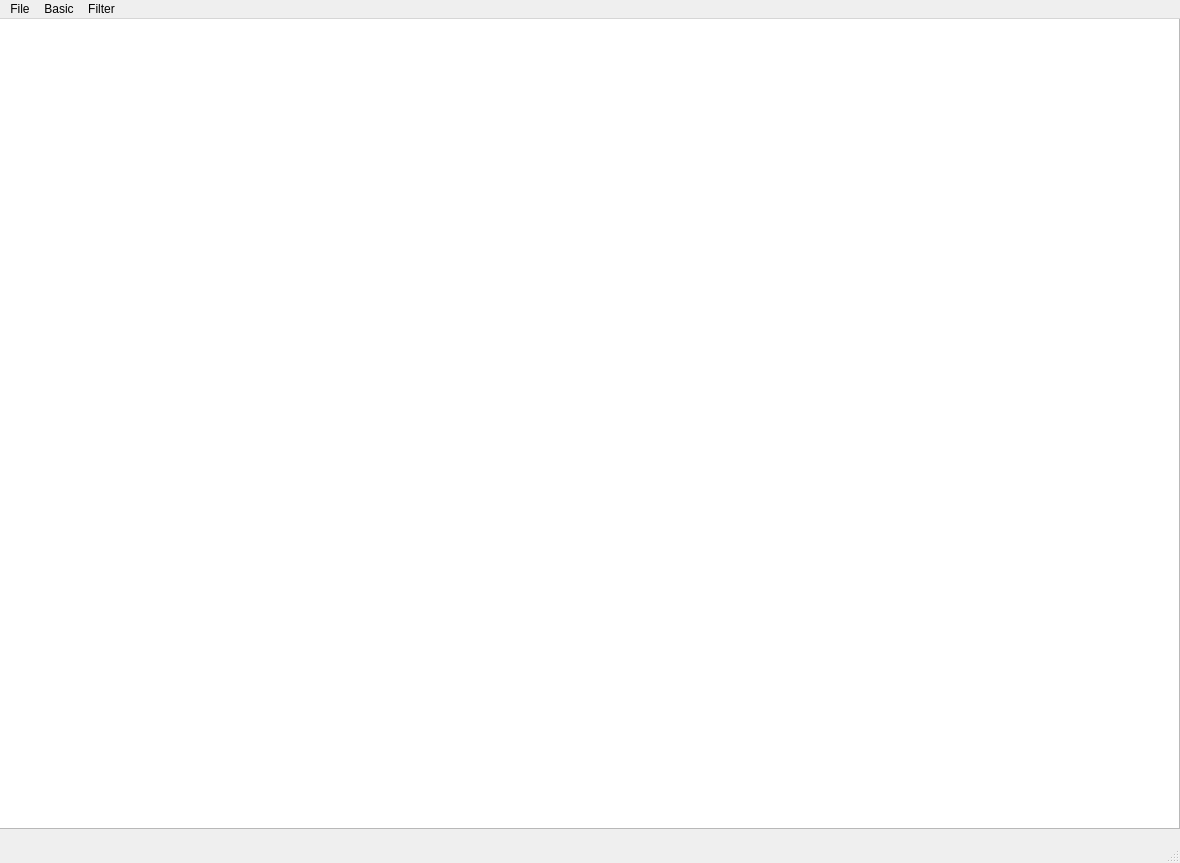
<?xml version="1.0" encoding="UTF-8"?>
<ui version="4.0">
 <class>MainWindow</class>
 <widget class="QMainWindow" name="MainWindow">
  <property name="geometry">
   <rect>
    <x>0</x>
    <y>0</y>
    <width>1180</width>
    <height>863</height>
   </rect>
  </property>
  <property name="windowTitle">
   <string>MainWindow</string>
  </property>
  <widget class="QWidget" name="centralwidget">
   <widget class="QWidget" name="horizontalLayoutWidget">
    <property name="geometry">
     <rect>
      <x>-1</x>
      <y>-1</y>
      <width>1181</width>
      <height>811</height>
     </rect>
    </property>
    <layout class="QHBoxLayout" name="horizontalLayout">
     <item>
      <widget class="View" name="view"/>
     </item>
    </layout>
   </widget>
  </widget>
  <widget class="QMenuBar" name="menubar">
   <property name="geometry">
    <rect>
     <x>0</x>
     <y>0</y>
     <width>1180</width>
     <height>26</height>
    </rect>
   </property>
   <widget class="QMenu" name="menuFile">
    <property name="title">
     <string>File</string>
    </property>
    <addaction name="actionOpen"/>
    <addaction name="actionClose"/>
    <addaction name="actionSave"/>
    <addaction name="actionSave_As"/>
    <addaction name="separator"/>
   </widget>
   <widget class="QMenu" name="menuBasic">
    <property name="title">
     <string>Basic</string>
    </property>
    <widget class="QMenu" name="menuRotate">
     <property name="title">
      <string>Rotate</string>
     </property>
     <addaction name="actionRotate_90"/>
     <addaction name="actionRotate_270"/>
     <addaction name="actionRotate_180"/>
    </widget>
    <addaction name="actionCut"/>
    <addaction name="menuRotate"/>
    <addaction name="actionZoom_in"/>
    <addaction name="actionZoom_out"/>
    <addaction name="actionUndo"/>
   </widget>
   <widget class="QMenu" name="menuFilter">
    <property name="title">
     <string>Filter</string>
    </property>
    <addaction name="actionGray"/>
    <addaction name="actionBlur"/>
    <addaction name="actionSharp"/>
   </widget>
   <addaction name="menuFile"/>
   <addaction name="menuBasic"/>
   <addaction name="menuFilter"/>
  </widget>
  <widget class="QStatusBar" name="statusbar"/>
  <action name="actionOpen">
   <property name="text">
    <string>Open</string>
   </property>
  </action>
  <action name="actionClose">
   <property name="text">
    <string>Close</string>
   </property>
  </action>
  <action name="actionSave">
   <property name="text">
    <string>Save</string>
   </property>
  </action>
  <action name="actionSave_As">
   <property name="text">
    <string>Save As</string>
   </property>
  </action>
  <action name="actionCut">
   <property name="text">
    <string>Cut</string>
   </property>
  </action>
  <action name="actionZoom_in">
   <property name="text">
    <string>Zoom in</string>
   </property>
  </action>
  <action name="actionZoom_out">
   <property name="text">
    <string>Zoom out</string>
   </property>
  </action>
  <action name="actionGray">
   <property name="text">
    <string>Gray</string>
   </property>
  </action>
  <action name="actionBlur">
   <property name="text">
    <string>Blur</string>
   </property>
  </action>
  <action name="actionSobel">
   <property name="text">
    <string>Sobel</string>
   </property>
  </action>
  <action name="actionSharp">
   <property name="text">
    <string>Sharp</string>
   </property>
  </action>
  <action name="actionUndo">
   <property name="text">
    <string>Undo</string>
   </property>
  </action>
  <action name="actionRotate_90">
   <property name="text">
    <string>Rotate 90°</string>
   </property>
  </action>
  <action name="actionRotate_270">
   <property name="text">
    <string>Rotate -90°</string>
   </property>
  </action>
  <action name="actionRotate_180">
   <property name="text">
    <string>Rotate 180°</string>
   </property>
  </action>
 </widget>
 <customwidgets>
  <customwidget>
   <class>View</class>
   <extends>QGraphicsView</extends>
   <header>view.h</header>
  </customwidget>
 </customwidgets>
 <resources/>
 <connections/>
</ui>
